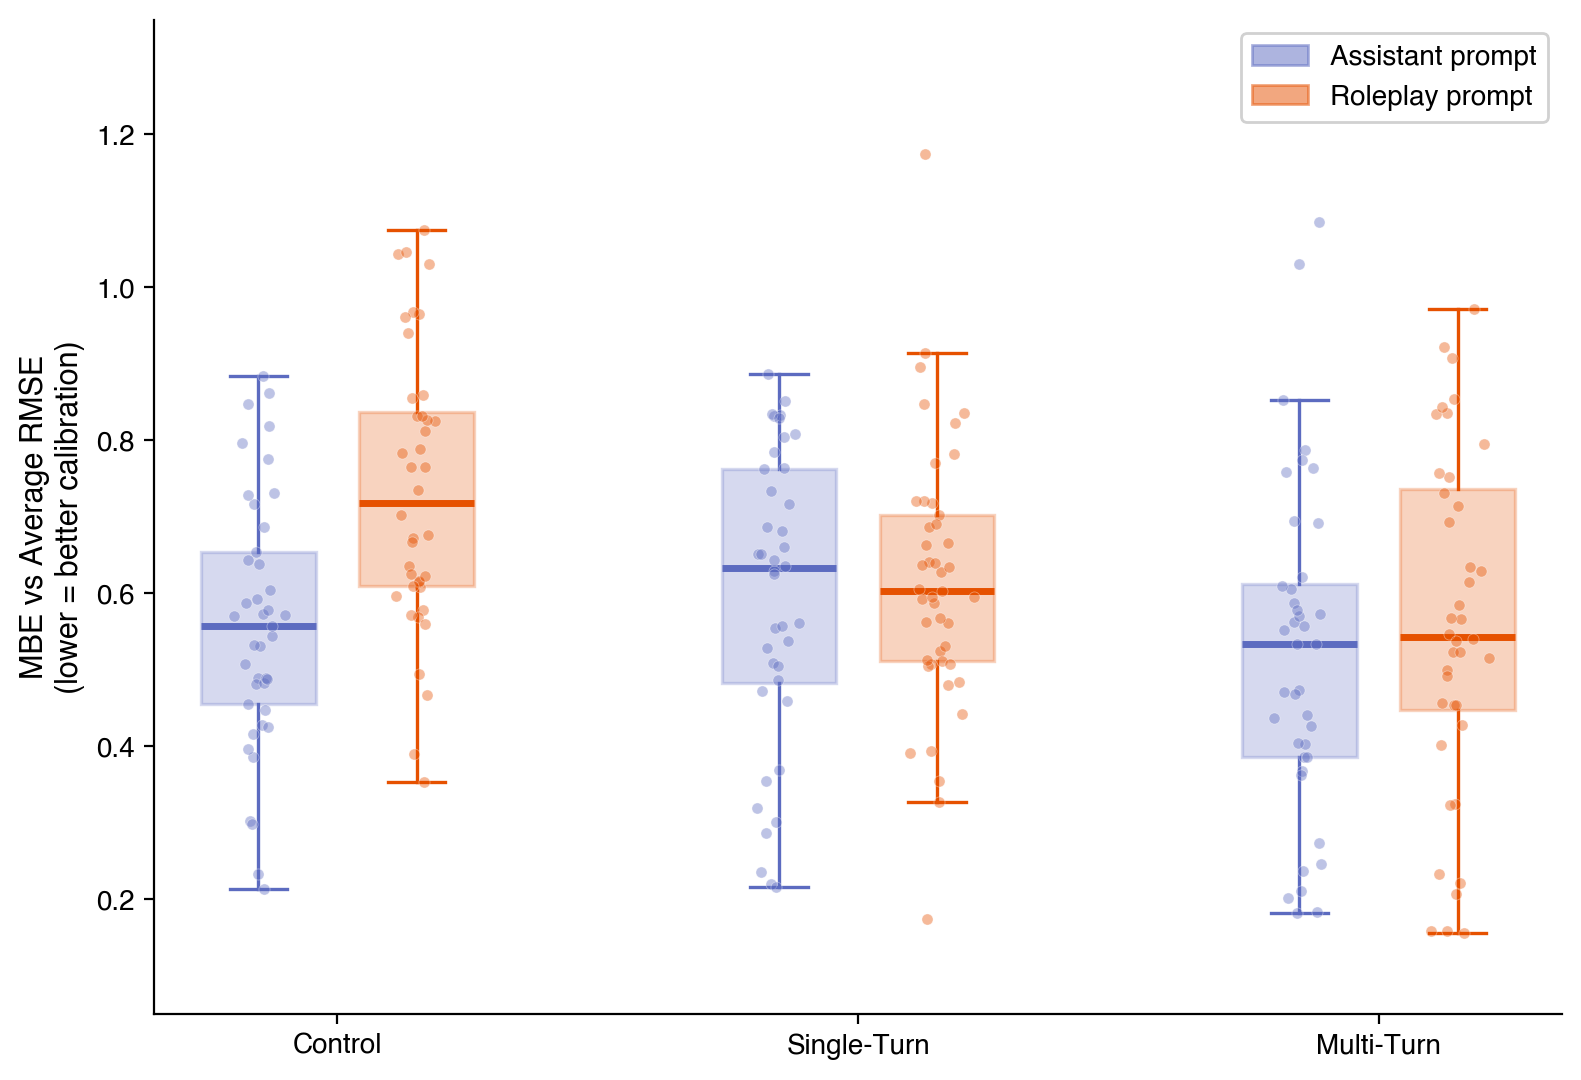

Write Python code to recreate this figure.
"""
Figure 4: C2 Interaction — MBE vs Average RMSE by Condition × Prompt Type
Boxplots with jittered dots. X-axis = conditions, colors = prompt type.
Blue = Assistant, Orange = Roleplay (consistent with fig2).
Shows multi-turn advantage concentrated in harder ROLEPLY prompt.
Interaction: F(2,240)=3.80, p=.024
"""

import pandas as pd
import numpy as np
import matplotlib.pyplot as plt
import matplotlib.patches as mpatches
import matplotlib as mpl

mpl.rcParams['font.family'] = 'Helvetica'
mpl.rcParams['font.sans-serif'] = ['Helvetica', 'Arial', 'DejaVu Sans']

# --- Load data ---
df = pd.read_csv('data_calibration_jasp.csv')

CONDITIONS = ['control', 'single_turn', 'multi_turn']
COND_LABELS = ['Control', 'Single-Turn', 'Multi-Turn']

# Consistent palette: blue = assistant, orange = roleplay (matches fig2)
COLOR_ASST = '#5C6BC0'
COLOR_ROLEPLY = '#E65100'

PROMPTS = [
    ('ASST', COLOR_ASST, 'Assistant prompt'),
    ('ROLEPLY', COLOR_ROLEPLY, 'Roleplay prompt'),
]

measure = 's2_mbe_avg_rmse'

# Layout: 3 condition groups on x-axis, 2 prompt boxes per group
group_positions = [0, 2.5, 5]
box_width = 0.55
offset = 0.38  # half-gap between the two boxes in a group

fig, ax = plt.subplots(figsize=(8, 5.5), dpi=150)
rng = np.random.default_rng(42)

for g_idx, (cond, c_label) in enumerate(zip(CONDITIONS, COND_LABELS)):
    g_pos = group_positions[g_idx]

    for p_idx, (pt, color, pt_label) in enumerate(PROMPTS):
        pos = g_pos + (-offset if p_idx == 0 else +offset)
        subset = df[(df['condition_name'] == cond) & (df['s2_prompt_type'] == pt)]
        vals = subset[measure].dropna().values

        bp = ax.boxplot(vals, positions=[pos], widths=box_width, vert=True,
                        patch_artist=True, showfliers=False,
                        boxprops=dict(facecolor=color, edgecolor=color,
                                      alpha=0.25, linewidth=1.2),
                        medianprops=dict(color=color, linewidth=2.5),
                        whiskerprops=dict(color=color, linewidth=1.2),
                        capprops=dict(color=color, linewidth=1.2))

        jitter = rng.normal(0, 0.06, size=len(vals))
        ax.scatter(pos + jitter, vals, alpha=0.4, s=16, color=color,
                   edgecolors='white', linewidths=0.3, zorder=3)

# --- X axis ---
ax.set_xticks(group_positions)
ax.set_xticklabels(COND_LABELS, fontsize=12)

# --- Y axis ---
ax.set_ylim(0.05, 1.35)
ax.set_ylabel('MBE vs Average RMSE\n(lower = better calibration)', fontsize=11)

# --- Legend ---
patches = [mpatches.Patch(color=c, alpha=0.5, label=l) for _, c, l in PROMPTS]
ax.legend(handles=patches, loc='upper right', fontsize=10, framealpha=0.9)

# --- Spines ---
ax.spines['top'].set_visible(False)
ax.spines['right'].set_visible(False)
ax.tick_params(axis='both', labelsize=10)

plt.tight_layout()
plt.savefig('plots_finalized/fig4b_c2_boxplot.png',
            bbox_inches='tight', dpi=200)
plt.savefig('plots_finalized/fig4b_c2_boxplot.pdf',
            bbox_inches='tight')
plt.close()
print('Saved fig4')
